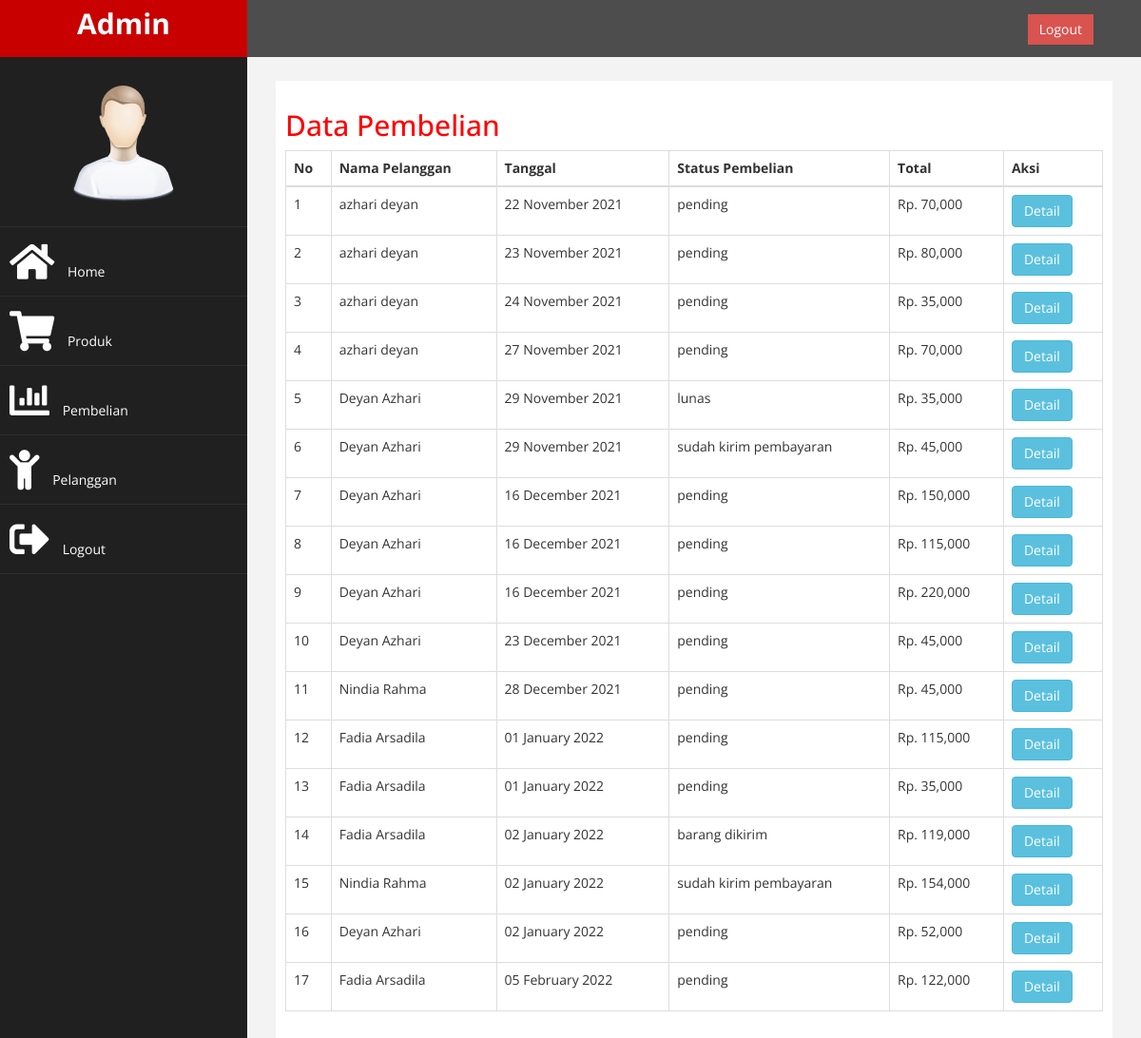
Page /admin/index.php?halaman=pembelian (signed in) on the committed database.
### tables this page shows
CREATE TABLE `pembelian` (
  `id_pembelian` int(11) NOT NULL,
  `id_pelanggan` int(11) NOT NULL,
  `tanggal_pembelian` date NOT NULL,
  `total_pembelian` int(11) NOT NULL,
  `alamat_pengiriman` text NOT NULL,
  `status_pembelian` varchar(100) NOT NULL DEFAULT 'pending',
  `resi_pengiriman` varchar(50) NOT NULL,
  `totalberat` int(11) NOT NULL,
  `provinsi` varchar(255) NOT NULL,
  `kota` varchar(255) NOT NULL,
  `tipe` varchar(255) NOT NULL,
  `kodepos` varchar(255) NOT NULL,
  `ekspedisi` varchar(255) NOT NULL,
  `paket` varchar(255) NOT NULL,
  `ongkir` int(11) NOT NULL,
  `estimasi` varchar(255) NOT NULL
);

CREATE TABLE `pelanggan` (
  `id_pelanggan` int(11) NOT NULL,
  `email_pelanggan` varchar(100) NOT NULL,
  `password_pelanggan` varchar(50) NOT NULL,
  `nama_pelanggan` varchar(100) NOT NULL,
  `telepon_pelanggan` varchar(25) NOT NULL,
  `alamat_pelanggan` text NOT NULL
);

### admin/pembelian.php (the view)
<h2>Data Pembelian</h2>
<table class="table table-bordered">
    <thead>
        <tr>
            <th>No</th>
            <th>Nama Pelanggan</th>
            <th>Tanggal</th>
            <th>Status Pembelian</th>
            <th>Total</th>
            <th>Aksi</th>
        </tr>
    </thead>
    <tbody>
        <?php $nomor=1; ?>
        <?php $ambil = $koneksi->query ("SELECT * FROM pembelian JOIN pelanggan ON pembelian.id_pelanggan=pelanggan.id_pelanggan"); ?>
        <?php while ($pecah = $ambil->fetch_assoc()){ ?>
        <tr>
            <td><?php echo $nomor; ?></td>
            <td><?php echo $pecah['nama_pelanggan']; ?></td>
            <td><?php echo date("d F Y",strtotime($pecah["tanggal_pembelian"])) ?></td>
            <td><?php echo $pecah['status_pembelian']; ?></td>
            <td>Rp. <?php echo number_format($pecah['total_pembelian']) ?></td>
            <td>
                <a href="index.php?halaman=detail&id=<?php echo $pecah['id_pembelian'];?>"
                    class="btn btn-info">Detail</a>
            </td>
        </tr>
        <?php $nomor++ ?>
        <?php } ?>
    </tbody>
</table>

### admin/assets/css/custom.css (style rules this page uses)
body { font-family: 'Open Sans', sans-serif; }
h2 { color: #f00; }

### rows in the picture
pembelian: id_pelanggan.nama_pelanggan "azhari deyan", tanggal_pembelian "22 November 2021", status_pembelian "pending", total_pembelian "70,000"
pembelian: id_pelanggan.nama_pelanggan "azhari deyan", tanggal_pembelian "23 November 2021", status_pembelian "pending", total_pembelian "80,000"
pembelian: id_pelanggan.nama_pelanggan "azhari deyan", tanggal_pembelian "24 November 2021", status_pembelian "pending", total_pembelian "35,000"
pembelian: id_pelanggan.nama_pelanggan "azhari deyan", tanggal_pembelian "27 November 2021", status_pembelian "pending", total_pembelian "70,000"
pembelian: id_pelanggan.nama_pelanggan "Deyan Azhari", tanggal_pembelian "29 November 2021", status_pembelian "lunas", total_pembelian "35,000"
pembelian: id_pelanggan.nama_pelanggan "Deyan Azhari", tanggal_pembelian "29 November 2021", status_pembelian "sudah kirim pembayaran", total_pembelian "45,000"
pembelian: id_pelanggan.nama_pelanggan "Deyan Azhari", tanggal_pembelian "16 December 2021", status_pembelian "pending", total_pembelian "150,000"
pembelian: id_pelanggan.nama_pelanggan "Deyan Azhari", tanggal_pembelian "16 December 2021", status_pembelian "pending", total_pembelian "115,000"
pembelian: id_pelanggan.nama_pelanggan "Deyan Azhari", tanggal_pembelian "16 December 2021", status_pembelian "pending", total_pembelian "220,000"
pembelian: id_pelanggan.nama_pelanggan "Deyan Azhari", tanggal_pembelian "23 December 2021", status_pembelian "pending", total_pembelian "45,000"
pembelian: id_pelanggan.nama_pelanggan "Nindia Rahma", tanggal_pembelian "28 December 2021", status_pembelian "pending", total_pembelian "45,000"
pembelian: id_pelanggan.nama_pelanggan "Fadia Arsadila", tanggal_pembelian "01 January 2022", status_pembelian "pending", total_pembelian "115,000"
pembelian: id_pelanggan.nama_pelanggan "Fadia Arsadila", tanggal_pembelian "01 January 2022", status_pembelian "pending", total_pembelian "35,000"
pembelian: id_pelanggan.nama_pelanggan "Fadia Arsadila", tanggal_pembelian "02 January 2022", status_pembelian "barang dikirim", total_pembelian "119,000"
pembelian: id_pelanggan.nama_pelanggan "Nindia Rahma", tanggal_pembelian "02 January 2022", status_pembelian "sudah kirim pembayaran", total_pembelian "154,000"
pembelian: id_pelanggan.nama_pelanggan "Deyan Azhari", tanggal_pembelian "02 January 2022", status_pembelian "pending", total_pembelian "52,000"
pembelian: id_pelanggan.nama_pelanggan "Fadia Arsadila", tanggal_pembelian "05 February 2022", status_pembelian "pending", total_pembelian "122,000"
